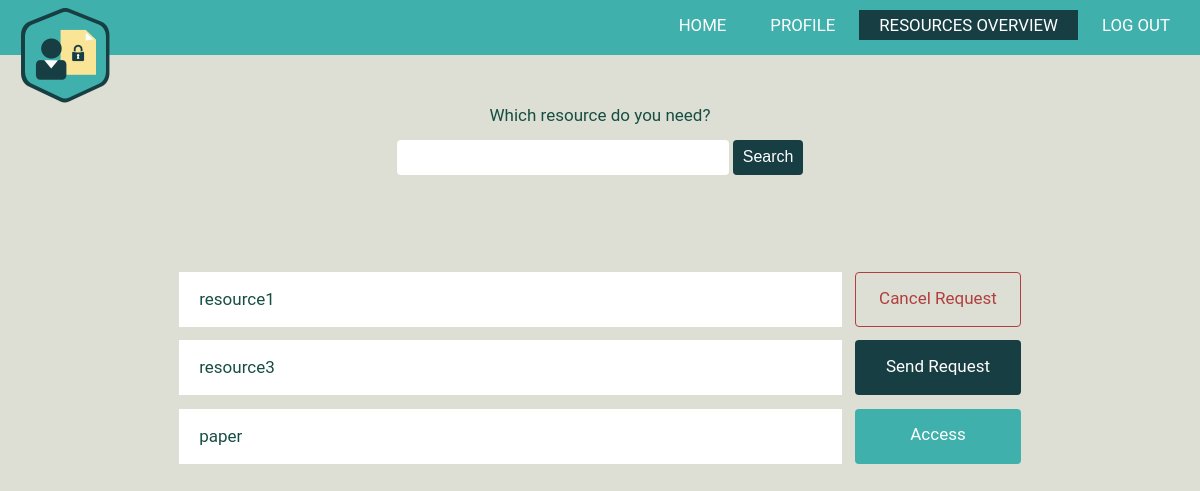
Screenshot of /resources-overview/ (signed in) with the database file from the repository.
### AuthorizationManagement/models.py (models this page shows)
class Resource(models.Model):
    type = models.CharField(max_length=50, default = '')
    name = models.CharField(max_length=150, default = '')
    description = models.CharField(max_length=250, default = '')
    creationDate = models.DateTimeField(default=datetime.now, blank=True)
    readers = models.ManyToManyField(CustomUser, related_name= 'reader')
    owners = models.ManyToManyField(Owner, related_name= 'owner')
    link = models.FileField(upload_to='')

### AuthorizationManagement/views.py (the view)
# urls.py: re_path(r'^resources-overview/$', ResourcesOverview.as_view(), name='resource-overview'),
@method_decorator(login_required, name='dispatch')
class ResourcesOverview(generic.ListView):
    model = Resource.objects.all()
    template_name = 'AuthorizationManagement/resources-overview.html'
    context_object_name = "resources_list"
    paginate_by = 5
    query = ''
    can_access = Resource.objects.none()
    requested_resources = Resource.objects.none()
    def get_queryset(self):
        return self.model
    def get_context_data(self, **kwargs):
        context = super(ResourcesOverview, self).get_context_data(**kwargs)
        context['is_admin'] = self.request.user.is_staff
        context['query'] = self.query;
        context['query_pagination_string'] = ''
        context['can_access'] = self.request.user.reader.filter(id__in=self.model)
        context['requested_resources'] = Resource.objects.filter(
            id__in=AccessRequest.objects.filter(sender=self.request.user).values('resource_id'))
        return context

### AuthorizationManagement/templates/AuthorizationManagement/resources-overview.html (shortened to what this page needs)
{% extends "AuthorizationManagement/base.html" %}
{% block overview%}
	class="active";
{% endblock %}
{% block styles %}
	{% load static %}
	<link rel="stylesheet" type="text/css" href="{% static 'AuthorizationManagement/css/info.css' %}" />
	<link rel="stylesheet" type="text/css" href="{% static 'AuthorizationManagement/css/modal_dialog_req.css' %}" />
	<link href="{% static 'AuthorizationManagement/css/resources-overview.css' %}" rel="stylesheet" type="text/css"/>
{% endblock %}
{% block body %}
<div class="search">
	<p>Which resource do you need?</p>
	<form action="/resources-overview/search" method="get">
		<input type="text" name="q" class="search-box" value={{query}}>
		<input type="submit" value="Search" class="search-btn">
	</form><br>
        <div class="container">
	{% if resources_list %}
			<div class="results">
	</div>
	        {% for res in resources_list %}
					<a href="#{{res.pk}}" class="resource-name"> {{res.name}} </a>
	           {% if res in can_access or is_admin %}
					       <a href="../resources/{{res.pk}}" class="access-btn"download>Access</a>
			   {% elif res in requested_resources %}
				      <a href="#cancel-request-{{res.pk}}" class="cancel-btn"> Cancel Request </a>
						<br>
				{% else %}
					 <a href="#send-request-{{res.pk}}" class="send-btn"> Send Request </a>
			   {% endif %}
			{% endfor %}
			</div>
 </div>
{% else %}
    <p class="no-results">No resources matched your search criteria.</p>
{% endif %}
{% endblock %}

### AuthorizationManagement/static/AuthorizationManagement/css/base.css (style rules this page uses)
* { margin:0; padding:0; }
body { background-color: #dddfd4; }

### AuthorizationManagement/static/AuthorizationManagement/css/resources-overview.css (style rules this page uses)
.search { text-align:center; color: #174e43; margin-top: 50px; font-family: "Roboto", sans-serif; font-size: 17px; }
.search-box { width: 25%; padding: 10px 16px; margin: 8px 0; margin-top: 15px; border: none; border-radius: 4px; }
.search-btn { background: #173e43; height: 35px; width: 70px; font-size: 16px; border: none; color: white; border-radius: 4px; }
.results { grid-row: 1/2; grid-column: 2/4; }
.container { display: grid; grid-template-columns: 1fr 4fr 1fr 1fr; grid-template-rows: repeat(6, 55px); grid-gap: 0.8em; font-family: "Roboto", sans-serif; }
.resource-name { grid-column: 2/3; background: white; text-decoration: none; text-align: left; padding: 17px 20px; color: #174e43; }
.access-btn { grid-column: 3/4; font-size: 17px; background: #3fb0ac; text-decoration: none; text-align: center; padding: 1.3vw 20px; color: white; border-radius: 4px; }
.cancel-btn { font-size: 17px; border: 1px solid; text-decoration: none; text-align: center; padding: 1.3vw 20px; color: #b03f41; border-radius: 4px; }
.send-btn { font-size: 17px; background: #173e43; text-decoration: none; text-align: center; padding: 1.3vw 20px; color: white; border-radius: 4px; }

### rows the page displays
Resource: name "resource1"
Resource: name "resource3"
Resource: name "paper"
